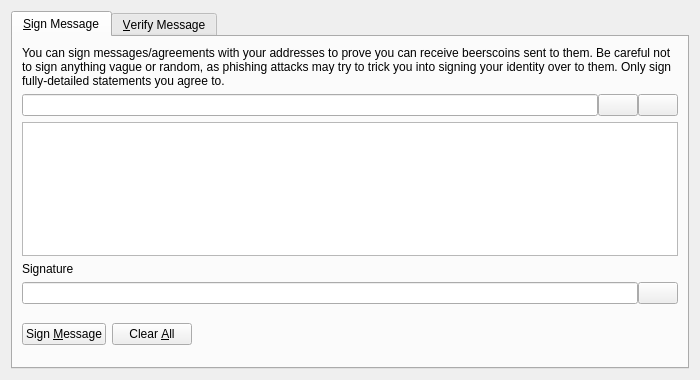
<?xml version="1.0" encoding="UTF-8"?>
<ui version="4.0">
 <class>SignVerifyMessageDialog</class>
 <widget class="QDialog" name="SignVerifyMessageDialog">
  <property name="geometry">
   <rect>
    <x>0</x>
    <y>0</y>
    <width>700</width>
    <height>380</height>
   </rect>
  </property>
  <property name="windowTitle">
   <string>Signatures - Sign / Verify a Message</string>
  </property>
  <property name="modal">
   <bool>true</bool>
  </property>
  <layout class="QVBoxLayout" name="verticalLayout">
   <item>
    <widget class="QTabWidget" name="tabWidget">
     <property name="currentIndex">
      <number>0</number>
     </property>
     <widget class="QWidget" name="tabSignMessage">
      <attribute name="title">
       <string>&amp;Sign Message</string>
      </attribute>
      <layout class="QVBoxLayout" name="verticalLayout_SM">
       <item>
        <widget class="QLabel" name="infoLabel_SM">
         <property name="text">
          <string>You can sign messages/agreements with your addresses to prove you can receive beerscoins sent to them. Be careful not to sign anything vague or random, as phishing attacks may try to trick you into signing your identity over to them. Only sign fully-detailed statements you agree to.</string>
         </property>
         <property name="textFormat">
          <enum>Qt::PlainText</enum>
         </property>
         <property name="wordWrap">
          <bool>true</bool>
         </property>
        </widget>
       </item>
       <item>
        <layout class="QHBoxLayout" name="horizontalLayout_1_SM">
         <property name="spacing">
          <number>0</number>
         </property>
         <item>
          <widget class="QValidatedLineEdit" name="addressIn_SM">
           <property name="toolTip">
            <string>The Beerscoin address to sign the message with</string>
           </property>
          </widget>
         </item>
         <item>
          <widget class="QPushButton" name="addressBookButton_SM">
           <property name="toolTip">
            <string>Choose previously used address</string>
           </property>
           <property name="text">
            <string/>
           </property>
           <property name="icon">
            <iconset resource="../bitcoin.qrc">
             <normaloff>:/icons/address-book</normaloff>:/icons/address-book</iconset>
           </property>
           <property name="shortcut">
            <string>Alt+A</string>
           </property>
           <property name="autoDefault">
            <bool>false</bool>
           </property>
          </widget>
         </item>
         <item>
          <widget class="QPushButton" name="pasteButton_SM">
           <property name="toolTip">
            <string>Paste address from clipboard</string>
           </property>
           <property name="text">
            <string/>
           </property>
           <property name="icon">
            <iconset resource="../bitcoin.qrc">
             <normaloff>:/icons/editpaste</normaloff>:/icons/editpaste</iconset>
           </property>
           <property name="shortcut">
            <string>Alt+P</string>
           </property>
           <property name="autoDefault">
            <bool>false</bool>
           </property>
          </widget>
         </item>
        </layout>
       </item>
       <item>
        <widget class="QPlainTextEdit" name="messageIn_SM">
         <property name="toolTip">
          <string>Enter the message you want to sign here</string>
         </property>
        </widget>
       </item>
       <item>
        <widget class="QLabel" name="signatureLabel_SM">
         <property name="text">
          <string>Signature</string>
         </property>
         <property name="textFormat">
          <enum>Qt::PlainText</enum>
         </property>
        </widget>
       </item>
       <item>
        <layout class="QHBoxLayout" name="horizontalLayout_2_SM">
         <property name="spacing">
          <number>0</number>
         </property>
         <item>
          <widget class="QLineEdit" name="signatureOut_SM">
           <property name="font">
            <font>
             <italic>true</italic>
            </font>
           </property>
           <property name="readOnly">
            <bool>true</bool>
           </property>
          </widget>
         </item>
         <item>
          <widget class="QPushButton" name="copySignatureButton_SM">
           <property name="toolTip">
            <string>Copy the current signature to the system clipboard</string>
           </property>
           <property name="text">
            <string/>
           </property>
           <property name="icon">
            <iconset resource="../bitcoin.qrc">
             <normaloff>:/icons/editcopy</normaloff>:/icons/editcopy</iconset>
           </property>
           <property name="autoDefault">
            <bool>false</bool>
           </property>
          </widget>
         </item>
        </layout>
       </item>
       <item>
        <layout class="QHBoxLayout" name="horizontalLayout_3_SM">
         <item>
          <widget class="QPushButton" name="signMessageButton_SM">
           <property name="toolTip">
            <string>Sign the message to prove you own this Beerscoin address</string>
           </property>
           <property name="text">
            <string>Sign &amp;Message</string>
           </property>
           <property name="icon">
            <iconset resource="../bitcoin.qrc">
             <normaloff>:/icons/edit</normaloff>:/icons/edit</iconset>
           </property>
           <property name="autoDefault">
            <bool>false</bool>
           </property>
          </widget>
         </item>
         <item>
          <widget class="QPushButton" name="clearButton_SM">
           <property name="toolTip">
            <string>Reset all sign message fields</string>
           </property>
           <property name="text">
            <string>Clear &amp;All</string>
           </property>
           <property name="icon">
            <iconset resource="../bitcoin.qrc">
             <normaloff>:/icons/remove</normaloff>:/icons/remove</iconset>
           </property>
           <property name="autoDefault">
            <bool>false</bool>
           </property>
          </widget>
         </item>
         <item>
          <spacer name="horizontalSpacer_1_SM">
           <property name="orientation">
            <enum>Qt::Horizontal</enum>
           </property>
           <property name="sizeHint" stdset="0">
            <size>
             <width>40</width>
             <height>48</height>
            </size>
           </property>
          </spacer>
         </item>
         <item>
          <widget class="QLabel" name="statusLabel_SM">
           <property name="font">
            <font>
             <weight>75</weight>
             <bold>true</bold>
            </font>
           </property>
           <property name="text">
            <string/>
           </property>
           <property name="wordWrap">
            <bool>true</bool>
           </property>
          </widget>
         </item>
         <item>
          <spacer name="horizontalSpacer_2_SM">
           <property name="orientation">
            <enum>Qt::Horizontal</enum>
           </property>
           <property name="sizeHint" stdset="0">
            <size>
             <width>40</width>
             <height>48</height>
            </size>
           </property>
          </spacer>
         </item>
        </layout>
       </item>
      </layout>
     </widget>
     <widget class="QWidget" name="tabVerifyMessage">
      <attribute name="title">
       <string>&amp;Verify Message</string>
      </attribute>
      <layout class="QVBoxLayout" name="verticalLayout_VM">
       <item>
        <widget class="QLabel" name="infoLabel_VM">
         <property name="text">
          <string>Enter the receiver's address, message (ensure you copy line breaks, spaces, tabs, etc. exactly) and signature below to verify the message. Be careful not to read more into the signature than what is in the signed message itself, to avoid being tricked by a man-in-the-middle attack. Note that this only proves the signing party receives with the address, it cannot prove sendership of any transaction!</string>
         </property>
         <property name="textFormat">
          <enum>Qt::PlainText</enum>
         </property>
         <property name="alignment">
          <set>Qt::AlignLeading|Qt::AlignLeft|Qt::AlignTop</set>
         </property>
         <property name="wordWrap">
          <bool>true</bool>
         </property>
        </widget>
       </item>
       <item>
        <layout class="QHBoxLayout" name="horizontalLayout_1_VM">
         <property name="spacing">
          <number>0</number>
         </property>
         <item>
          <widget class="QValidatedLineEdit" name="addressIn_VM">
           <property name="toolTip">
            <string>The Beerscoin address the message was signed with</string>
           </property>
          </widget>
         </item>
         <item>
          <widget class="QPushButton" name="addressBookButton_VM">
           <property name="toolTip">
            <string>Choose previously used address</string>
           </property>
           <property name="text">
            <string/>
           </property>
           <property name="icon">
            <iconset resource="../bitcoin.qrc">
             <normaloff>:/icons/address-book</normaloff>:/icons/address-book</iconset>
           </property>
           <property name="shortcut">
            <string>Alt+A</string>
           </property>
           <property name="autoDefault">
            <bool>false</bool>
           </property>
          </widget>
         </item>
        </layout>
       </item>
       <item>
        <widget class="QPlainTextEdit" name="messageIn_VM"/>
       </item>
       <item>
        <widget class="QValidatedLineEdit" name="signatureIn_VM"/>
       </item>
       <item>
        <layout class="QHBoxLayout" name="horizontalLayout_2_VM">
         <item>
          <widget class="QPushButton" name="verifyMessageButton_VM">
           <property name="toolTip">
            <string>Verify the message to ensure it was signed with the specified Beerscoin address</string>
           </property>
           <property name="text">
            <string>Verify &amp;Message</string>
           </property>
           <property name="icon">
            <iconset resource="../bitcoin.qrc">
             <normaloff>:/icons/transaction_0</normaloff>:/icons/transaction_0</iconset>
           </property>
           <property name="autoDefault">
            <bool>false</bool>
           </property>
          </widget>
         </item>
         <item>
          <widget class="QPushButton" name="clearButton_VM">
           <property name="toolTip">
            <string>Reset all verify message fields</string>
           </property>
           <property name="text">
            <string>Clear &amp;All</string>
           </property>
           <property name="icon">
            <iconset resource="../bitcoin.qrc">
             <normaloff>:/icons/remove</normaloff>:/icons/remove</iconset>
           </property>
           <property name="autoDefault">
            <bool>false</bool>
           </property>
          </widget>
         </item>
         <item>
          <spacer name="horizontalSpacer_1_VM">
           <property name="orientation">
            <enum>Qt::Horizontal</enum>
           </property>
           <property name="sizeHint" stdset="0">
            <size>
             <width>40</width>
             <height>48</height>
            </size>
           </property>
          </spacer>
         </item>
         <item>
          <widget class="QLabel" name="statusLabel_VM">
           <property name="font">
            <font>
             <weight>75</weight>
             <bold>true</bold>
            </font>
           </property>
           <property name="text">
            <string/>
           </property>
           <property name="wordWrap">
            <bool>true</bool>
           </property>
          </widget>
         </item>
         <item>
          <spacer name="horizontalSpacer_2_VM">
           <property name="orientation">
            <enum>Qt::Horizontal</enum>
           </property>
           <property name="sizeHint" stdset="0">
            <size>
             <width>40</width>
             <height>48</height>
            </size>
           </property>
          </spacer>
         </item>
        </layout>
       </item>
      </layout>
     </widget>
    </widget>
   </item>
  </layout>
 </widget>
 <customwidgets>
  <customwidget>
   <class>QValidatedLineEdit</class>
   <extends>QLineEdit</extends>
   <header>qvalidatedlineedit.h</header>
  </customwidget>
 </customwidgets>
 <resources>
  <include location="../bitcoin.qrc"/>
 </resources>
 <connections/>
</ui>
